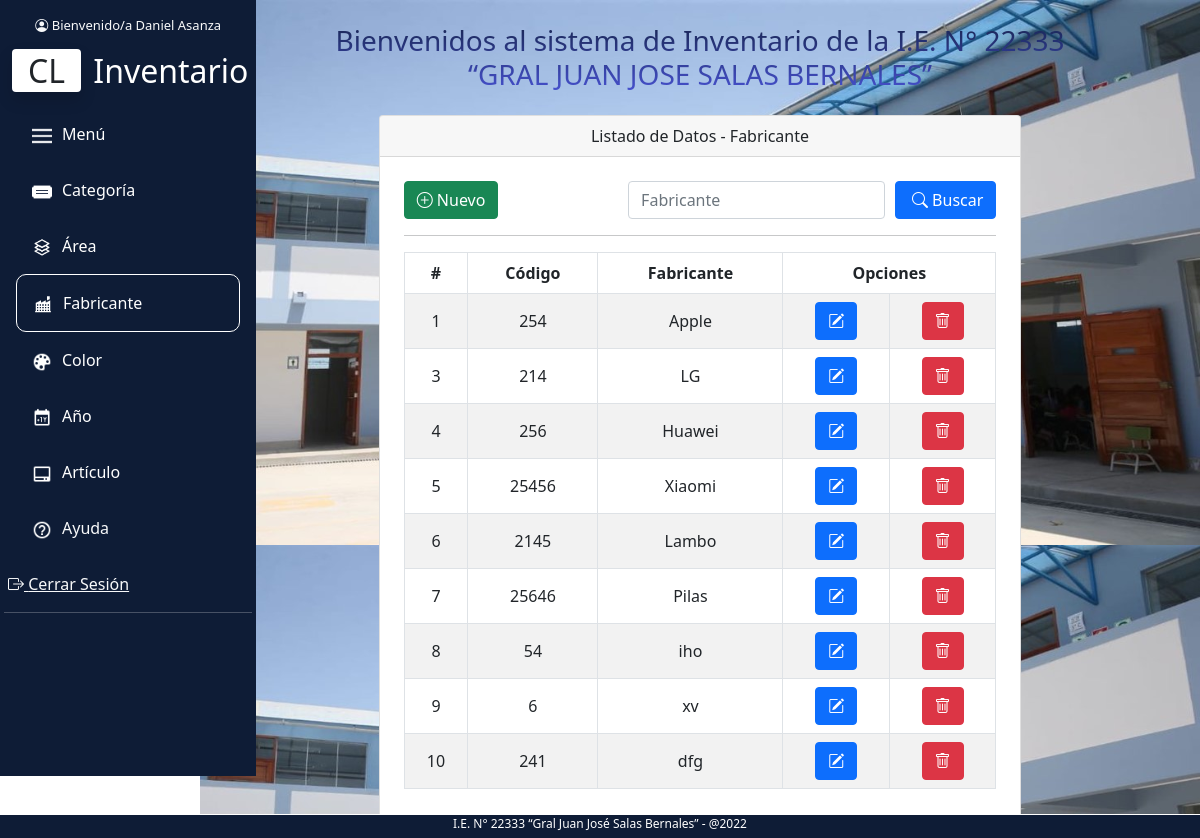
The page /index.php?c=Fabricante&a=index (signed in) on the database its author committed.
### tables this page shows
CREATE TABLE `fabricante` (
  `id` int(5) NOT NULL,
  `codigo` int(10) NOT NULL,
  `fabricante` varchar(20) NOT NULL
);

### controllers/FabricanteController.php (called while the page is built, shortened)
<?php
require_once 'models/FabricanteModel.php';
class FabricanteController
{
    private $model;
    public function __construct()
    {
        $this->model = new FabricanteModel();
    }
    public function index()
    {
        $resultados = $this->model->listar();
        require_once 'views/opcions/fabricanteView.php';
    }
}

### index.php (called while the page is built, shortened)
<?php
$accion =isset($_REQUEST['a'])?htmlentities($_REQUEST['a']):ACCION_PRINCIPAL;
$objetoCont = new $cont();
$objetoCont->$accion();
?>

### config/Conexion.php (called while the page is built)
<?php
class Conexion{
    public static function getConexion(){
        $database_username = 'root';
        $database_password = '';
        $dbname="proyectoinventario";
        $dsn = 'mysql:host=localhost:3308;dbname=' . $dbname;
        $conexion = null;
        try{
            $conexion = new PDO($dsn, $database_username, $database_password );
        }catch(Exception $e){
                echo $e;
                die("error " . $e->getMessage());
        }
        return $conexion;
    }
}

### models/FabricanteModel.php (called while the page is built, shortened)
<?php
require_once 'config/Conexion.php';
class FabricanteModel {
    private $con;
    public function __construct() {
        $this->con = Conexion::getConexion();
    }
    public function listar() {
        $sql = "select * from fabricante";
        $stmt = $this->con->prepare($sql);
        $stmt->execute();
        $resultados = $stmt->fetchAll(PDO::FETCH_OBJ);
        return $resultados;
    }
}

### views/opcions/fabricanteView.php (the view, shortened to what this page needs)
<?php require_once 'views/partials/encabezado.php'; ?>
<div class="container-fluid mb-2 d-block" style="margin-left:200px; background-image: url('assets/iconos/fondo.png'); background-size:contain;" id="fabricante">
    <div class="text-center mt-2">
        <h3 class="py-3 px-5 titulo">Bienvenidos al sistema de Inventario de la I.E.
            N° 22333<br>
            “GRAL JUAN JOSE SALAS BERNALES”</h3>
    </div>
    <div class="row justify-content-center">
        <div class="col-md-8">
            <div class="card">
                <div class="card-header text-center ">
                    Listado de Datos - Fabricante
                </div>
                <div class="p-4">
                    <div class="filtro d-flex justify-content-between">
                        <div>
                            <a href="#" data-bs-toggle="modal" data-bs-target="#exampleModal" id="botonBuscar" class="btn btn-success" role=" button" data-bs-toggle="button"> <i class="bi bi-plus-circle"></i> Nuevo</a>
                        </div>
                        <form id="frmSearch" class="d-flex">
                            <input type="text" placeholder="Fabricante" size="" class="form-control" id="txtBuscar" name="txtBuscar">
                            <button id="fabricante" class="btn btn-primary d-flex" style="margin-left:10px;" type="submit" name="base"> <i class="bi bi-search px-1"></i> Buscar</button>
                        </form>
                    </div>
                    <hr>
                    <table class="table align-middle table-hover  table-striped table-bordered text-center">
                        <thead>
                            <tr>
                                <th scope="col">#</th>
                                <th scope="col">Código</th>
                                <th scope="col">Fabricante</th>
                                <th scope="col" colspan="2">Opciones</th>
                            </tr>
                        </thead>
                        <tbody id="tblDatos">
                            <?php
                            foreach ($resultados as $dato) {
                            ?>
                                <tr>
                                    <td><?php echo $dato->id; ?></td>
                                    <td><?php echo $dato->codigo; ?></td>
                                    <td><?php echo $dato->fabricante; ?></td>
                                    <td><a class="btn btn-primary" href="#" data-bs-toggle="modal" onclick="inicializarDatosUpdate(<?php echo $dato->id; ?>)" id="inicializacion" data-bs-target="#exampleModalEditar"><i class="bi bi-pencil-square"></i></a></td>
                                    <td><a onclick="return confirm('Estas seguro de eliminar?');" class="btn btn-danger " href="index.php?c=Fabricante&a=eliminar&id=<?php echo $dato->id; ?>"><i class="bi bi-trash"></i></a></td>
                                </tr>
                            <?php
                            }
                            ?>
                        </tbody>
                    </table>
                </div>
            </div>
        </div>
    </div>
</div>
<?php require_once 'views/partials/piedepagina.php'; ?>

### views/partials/encabezado.php (shortened to what this page needs)
<!DOCTYPE html>
<html>
<head>
    <link href="assets/css/styles.css" rel="stylesheet">
    <link href="assets/css/styles.css" rel="stylesheet">
    <link rel="stylesheet" href="assets\css\bootstrap.min.css">
    <link rel="stylesheet" href="assets\css\bootstrap-grid.min.css">
    <link rel="stylesheet" href="assets\css\bootstrap-reboot.rtl.min.css">
    <link rel="stylesheet" href="assets\css\bootstrap-utilities.rtl.min.css">
    <link rel="stylesheet" href="https://cdn.jsdelivr.net/npm/bootstrap-icons@1.8.2/font/bootstrap-icons.css">
</head>
<body>
    <div class="main-container d-flex">
        <div class="sidebar position-fixed" id="side_nav">
            <div class="header-box px-2 pt-3 pb-2">
                <p class="text-light mb-3 text-center" style="font-size:13px; "><i class="bi bi-person-circle"></i> Bienvenido/a <?php session_start();
                                                                                                                                    echo $_SESSION['nombre']; ?></p>
                <h1 class="fs-2"><span class="bg-white text-dark rounded shadow px-3 me-1">CL</span> <span class="text-white">Inventario</span></h1>
            </div>
            <ul class="list-unstyled px-3">
                <li class="navigation home div-active" id="home" data-div_active="home" onclick="activar(this)"><a href="index.php?c=Home&a=index" class="text-decoration-none px-3 py-3 d-block"><img style="width:20px; margin-right:10px;" src="assets/iconos/menu.ico">Menú</a></li>
                <li class="navigation categoria" id="categoria" data-div_active="Categoria" onclick="activar(this)"><a href="index.php?c=Categoria&a=index" class="text-decoration-none px-3 py-3 d-block"><img style="width:20px; margin-right:10px;" src="assets/iconos/category.png">Categoría</a></li>
                <li class="navigation area" id="area" data-div_active="area" onclick="activar(this)"><a href="index.php?c=Area&a=index" class="text-decoration-none px-3 py-3 d-block"><img style="width:20px; margin-right:10px;" src="assets/iconos/area.png">Área</a></li>
                <li class="navigation fabricante" id="fabricante" data-div_active="fabricante" onclick="activar(this)"><a href="index.php?c=Fabricante&a=index" class="text-decoration-none px-3 py-3 d-block"><img style="width:20px; margin-right:10px;" src="assets/iconos/factory.png">Fabricante</a></li>
                <li class="navigation color" id="color" data-div_active="color" onclick="activar(this)"><a href="index.php?c=Color&a=index" class="text-decoration-none px-3 py-3 d-block"><img style="width:20px; margin-right:10px;" src="assets/iconos/color.png">Color</a></li>
                <li class="navigation anio" id="anio" data-div_active="anio" onclick="activar(this)"><a href="index.php?c=Anio&a=index" class="text-decoration-none px-3 py-3 d-block"><img style="width:20px; margin-right:10px;" src="assets/iconos/year.png">Año</a></li>
                <li class="navigation articulo" id="articulo" data-div_active="articulo" onclick="activar(this)"><a href="index.php?c=Articulo&a=index" class="text-decoration-none px-3 py-3 d-block"><img style="width:20px; margin-right:10px;" src="assets/iconos/articulo.png">Artículo</a></li>
                <li class="navigation ayuda" id="ayuda" data-bs-target="#exampleModalAyuda" data-bs-toggle="modal"><a href="#" class="text-decoration-none px-3 py-3 d-block text-light"><img style="width:20px; margin-right:10px;" src="assets/iconos/help.png">Ayuda</a></li>
            </ul>
            <a href="index.php?c=Sesion&a=cerrarSesion" class="text-light px-2"><i class="bi bi-box-arrow-right text-light"></i> Cerrar Sesión</a>
            <hr class="h-color mx-1">
        </div>

### views/partials/piedepagina.php (shortened to what this page needs)
<div class="container-fluid pie-pagina position-fixed bottom-0 d-flex justify-content-center">
    I.E. N° 22333 “Gral Juan José Salas Bernales” - @2022
</div>
</body>
</html>

### assets/css/styles.css (style rules this page uses)
body { background: #eee; }
#side_nav { display: block; background: #0e1c36; min-width: 250px; max-width: 280px; height: 97vh; }
hr.h-color { background: #eee; }
.sidebar li a { color: #fff; }
a { text-decoration: none; }
* { box-sizing: border-box; margin: 0; padding: 0 }
body { background: #eee; font-family: 'Ubuntu', sans-serif }
.titulo { background: linear-gradient(#0e1c36,rgb(81, 91, 235)); -webkit-background-clip: text; color: transparent; }
.pie-pagina { background: #0e1c36; color: #fff; font-size: 12px; height: 3vh; border-top: 1px solid #fff; }
.div-active { border: 1px solid #FFF; border-radius: 10px; }

### rows shown on the page
fabricante: id "1", codigo "254", fabricante "Apple"
fabricante: id "3", codigo "214", fabricante "LG"
fabricante: id "4", codigo "256", fabricante "Huawei"
fabricante: id "5", codigo "25456", fabricante "Xiaomi"
fabricante: id "6", codigo "2145", fabricante "Lambo"
fabricante: id "7", codigo "25646", fabricante "Pilas"
fabricante: id "8", codigo "54", fabricante "iho"
fabricante: id "9", codigo "6", fabricante "xv"
fabricante: id "10", codigo "241", fabricante "dfg"

### other values the page prints
$_SESSION['nombre'] "Daniel Asanza"
